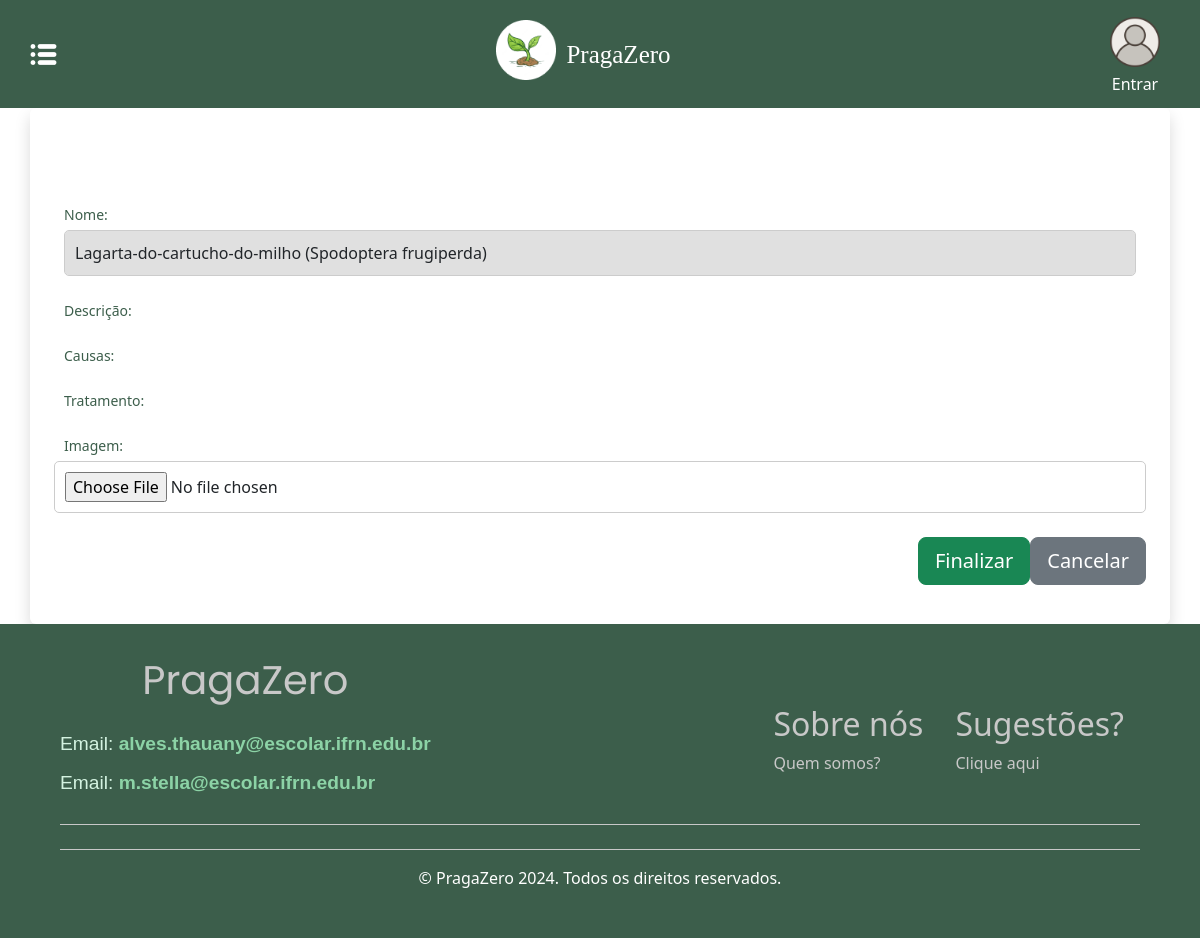
The app's page /agro_editar/42/, older data.
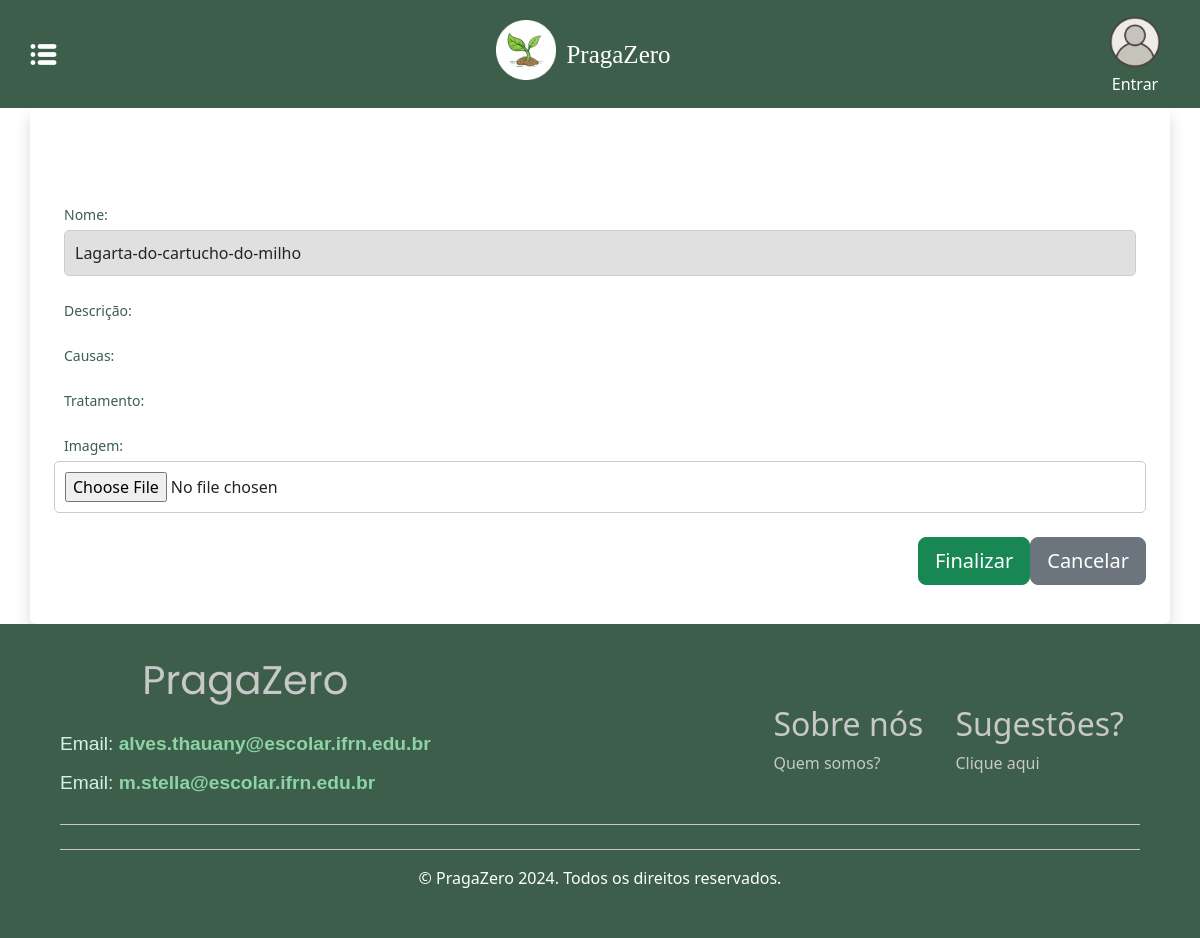
The same page, newer data.
### agro/models.py (models this page shows, shortened)
class Praga(models.Model):
    nome = models.CharField(max_length=100)
    descricao = RichTextField(verbose_name="Descrição")  # Campo formatado
    imagem = models.ImageField(
        verbose_name="Imagem",
        upload_to='imagens/pragas/',
        null=True,
        blank=True
    )
    likes = models.IntegerField(default=0)
    dislikes = models.IntegerField(default=0)
    causas = RichTextField(blank=True, null=True)  # Campo formatado
    tratamento = RichTextField(blank=True, null=True)  # Campo formatado
    class Meta:
        verbose_name = "Praga"
        verbose_name_plural = "Pragas"

### agro/views.py (the view)
# urls.py: path('agro_editar/<int:pk>/', views.agro_editar, name='agro_editar'),
def agro_editar(request, pk):
    praga = get_object_or_404(Praga, pk=pk)
    if request.method == 'POST':
        form = AgroForm(request.POST, request.FILES, instance=praga)  # Inclui request.FILES para lidar com imagens
        if form.is_valid():
            form.save()
            return redirect('agro:agro_detalhe', praga_id=pk)
    else:
        form = AgroForm(instance=praga)
    return render(request, 'agro/agro_editar.html', {'form': form, 'praga': praga})

### agro/forms.py
class AgroForm(forms.ModelForm):
    nome = forms.CharField(
        widget=forms.TextInput(attrs={
            "class": "form-control",
            "placeholder": "Nome da praga",
        })
    )
    descricao = forms.CharField(widget=forms.HiddenInput())  # Campo para o Quill.js
    causas = forms.CharField(widget=forms.HiddenInput())  # Campo para o Quill.js
    tratamento = forms.CharField(widget=forms.HiddenInput())  # Campo para o Quill.js
    imagem = forms.ImageField(
        widget=forms.FileInput(attrs={
            "class": "form-control-file",
        }),
        required=True
    )
    class Meta:
        model = Praga
        fields = ("nome", "descricao", "imagem", "causas", "tratamento")

### agro/templates/agro/agro_editar.html (shortened to what this page needs)
{% extends "base.html" %}
{% load static %}
{% block main %}
<link rel="stylesheet" href="{% static 'css/style.css' %}" />
<link href="https://cdn.quilljs.com/1.3.6/quill.snow.css" rel="stylesheet">
<div class="wrapper">
    <div id="main-content">
        <div class="container p-4 bg-white rounded shadow">
            <h1 class="text-center text-h1 mb-4">Editar Praga</h1>
            <form method="post" enctype="multipart/form-data" autocomplete="off">
                <div class="form-group mb-4">
                    <label for="id_nome" class="form-label">Nome:</label>
                    {{ form.nome }}
                </div>
                <div class="form-group mb-4">
                    <label class="form-label">Descrição:</label>
                </div>
                <div class="form-group mb-4">
                    <label class="form-label">Causas:</label>
                </div>
                <div class="form-group mb-4">
                    <label class="form-label">Tratamento:</label>
                </div>
                <div class="form-group mb-4">
                    <label for="id_imagem" class="form-label">Imagem:</label>
                    {{ form.imagem }}
                </div>
                <div class="form-group d-flex justify-content-end mt-3">
                    <button type="submit" class="btn btn-success btn-lg mr-3">
                         Finalizar
                    </button>
                    <a href="{% url 'agro:agro_list' %}" class="btn btn-secondary btn-lg">
                         Cancelar
                    </a>
                </div>
            </form>
        </div>
    </div>
</div>
{% endblock %}

Row changes from the older to the newer data that the page shows:
changed Praga: nome "Lagarta-do-cartucho-do-milho (Spodoptera frugiperda)" → "Lagarta-do-cartucho-do-milho"
